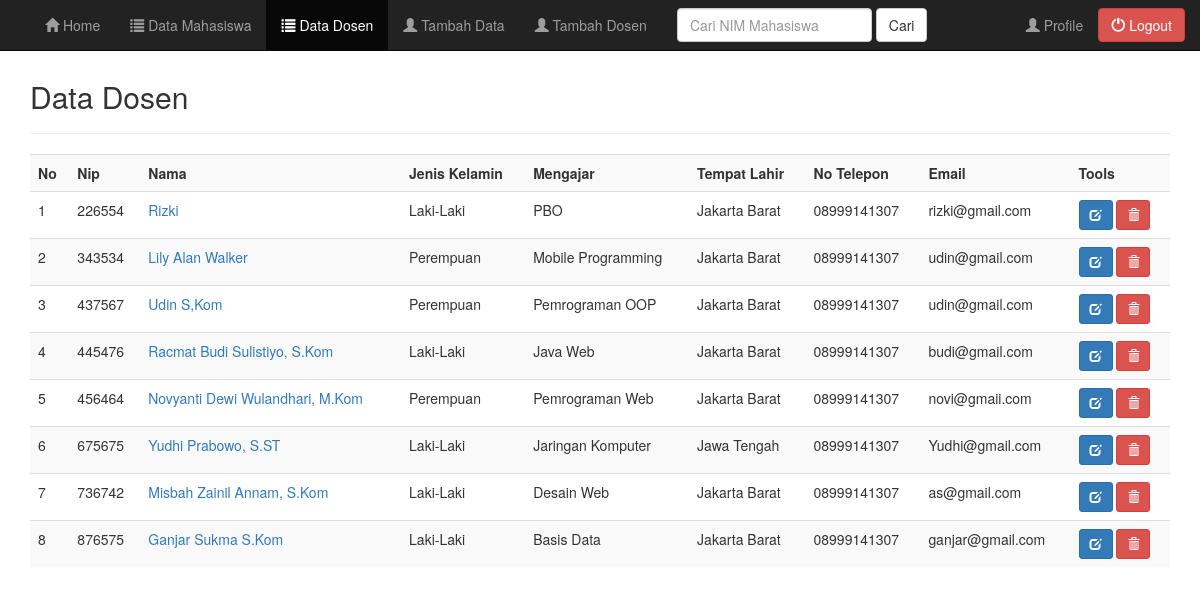
The page /admin/data_dosen.php (signed in) on the database its author committed.
### tables this page shows
CREATE TABLE `dosen` (
  `id_dosen` int(11) NOT NULL AUTO_INCREMENT,
  `nip` varchar(50) NOT NULL,
  `nama_dosen` varchar(40) DEFAULT NULL,
  `jenis_kelamin` varchar(20) DEFAULT NULL,
  `tempat_lahir` varchar(80) DEFAULT NULL,
  `tanggal_lahir` varchar(30) DEFAULT NULL,
  `dosen_matkul` varchar(20) DEFAULT NULL,
  `alamat` varchar(70) DEFAULT NULL,
  `telepon` varchar(13) DEFAULT NULL,
  `email` varchar(30) DEFAULT NULL,
  `level` varchar(10) DEFAULT NULL,
  `username` varchar(50) DEFAULT NULL,
  `password` varchar(40) DEFAULT NULL,
  PRIMARY KEY (`id_dosen`)
);

### admin/data_dosen.php (the view, shortened to what this page needs)
<?php
include("header.php");
include("../koneksi.php");
?>
	<div class="container">
		<div class="content">
			<h2>Data Dosen</h2>
			<hr />
			<div class="table-responsive">
				<table class="table table-striped table-hover">
					<tr>
						<th>No</th>
						<th>Nip</th>
						<th>Nama</th>
						<th>Jenis Kelamin</th>
						<th>Mengajar</th>
						<th>Tempat Lahir</th>
						<th>No Telepon</th>
						<th>Email</th>
						<th>Tools</th>
					</tr>
					<?php
					$sql = mysqli_query($koneksi, "SELECT * FROM dosen WHERE nip");
						$no = 1;
						while($row = mysqli_fetch_assoc($sql)){
							echo '
							<tr>
								<td>'.$no.'</td>
								<td>'.$row['nip'].'</td>
								<td><a href="profile_dosen.php?nip='.$row['nip'].'">'.$row['nama_dosen'].'</a></td>
								<td>'.$row['jenis_kelamin'].'</td>
								<td>'.$row['dosen_matkul'].'</td>
								<td>'.$row['tempat_lahir'].'</td>
								<td>'.$row['telepon'].'</td>
								<td>'.$row['email'].'</td>';
							echo '
								<td>
									<a href="edit_dosen.php?nip='.$row['nip'].'" title="Edit Data" data-toggle="tooltip" class="btn btn-primary btn-sm"><span class="glyphicon glyphicon-edit" aria-hidden="true"></span></a>
									<a href="data_dosen.php?aksi=delete&nip='.$row['nip'].'" title="Hapus Data" data-toggle="tooltip" onclick="return confirm(\'Anda yakin akan menghapus data '.$row['nama_dosen'].'?\')" class="btn btn-danger btn-sm"><span class="glyphicon glyphicon-trash" aria-hidden="true"></span></a>
								</td>
							</tr>
							';
							$no++;
						}
					?>
				</table>
			</div>
		</div>
	</div>
<?php
include("footer.php");
?>

### style.css (style rules this page uses)
.content { margin-top: 80px; }

### rows shown on the page
dosen: nip "226554", nama_dosen "Rizki", jenis_kelamin "Laki-Laki", dosen_matkul "PBO", tempat_lahir "Jakarta Barat", telepon "08999141307", email "rizki@gmail.com"
dosen: nip "343534", nama_dosen "Lily Alan Walker", jenis_kelamin "Perempuan", dosen_matkul "Mobile Programming", tempat_lahir "Jakarta Barat", telepon "08999141307", email "udin@gmail.com"
dosen: nip "437567", nama_dosen "Udin S,Kom", jenis_kelamin "Perempuan", dosen_matkul "Pemrograman OOP", tempat_lahir "Jakarta Barat", telepon "08999141307", email "udin@gmail.com"
dosen: nip "445476", nama_dosen "Racmat Budi Sulistiyo, S.Kom", jenis_kelamin "Laki-Laki", dosen_matkul "Java Web", tempat_lahir "Jakarta Barat", telepon "08999141307", email "budi@gmail.com"
dosen: nip "456464", nama_dosen "Novyanti Dewi Wulandhari, M.Kom", jenis_kelamin "Perempuan", dosen_matkul "Pemrograman Web", tempat_lahir "Jakarta Barat", telepon "08999141307", email "novi@gmaii.com"
dosen: nip "675675", nama_dosen "Yudhi Prabowo, S.ST", jenis_kelamin "Laki-Laki", dosen_matkul "Jaringan Komputer", tempat_lahir "Jawa Tengah", telepon "08999141307", email "Yudhi@gmail.com"
dosen: nip "736742", nama_dosen "Misbah Zainil Annam, S.Kom", jenis_kelamin "Laki-Laki", dosen_matkul "Desain Web", tempat_lahir "Jakarta Barat", telepon "08999141307", email "as@gmail.com"
dosen: nip "876575", nama_dosen "Ganjar Sukma S.Kom", jenis_kelamin "Laki-Laki", dosen_matkul "Basis Data", tempat_lahir "Jakarta Barat", telepon "08999141307", email "ganjar@gmail.com"
